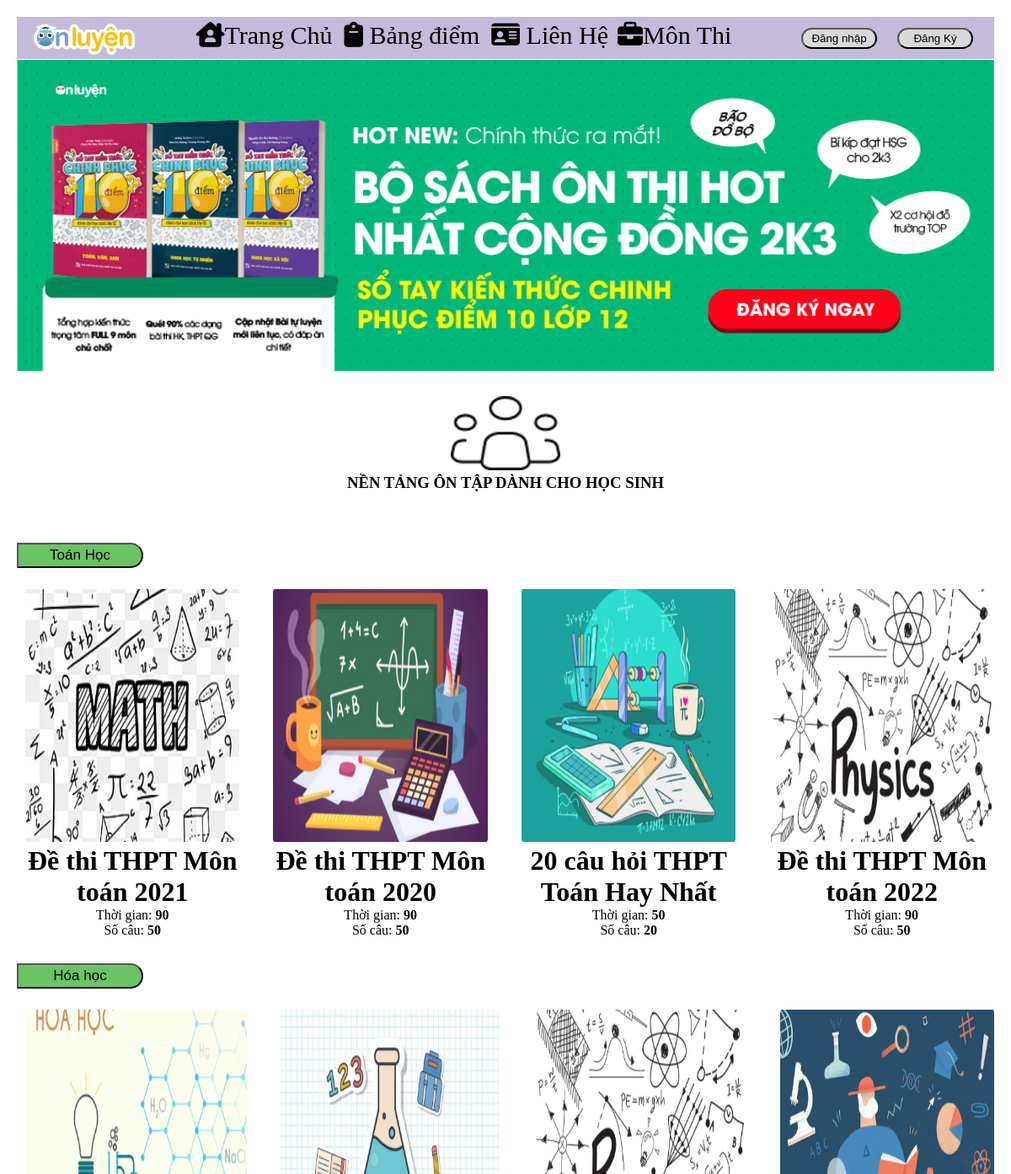
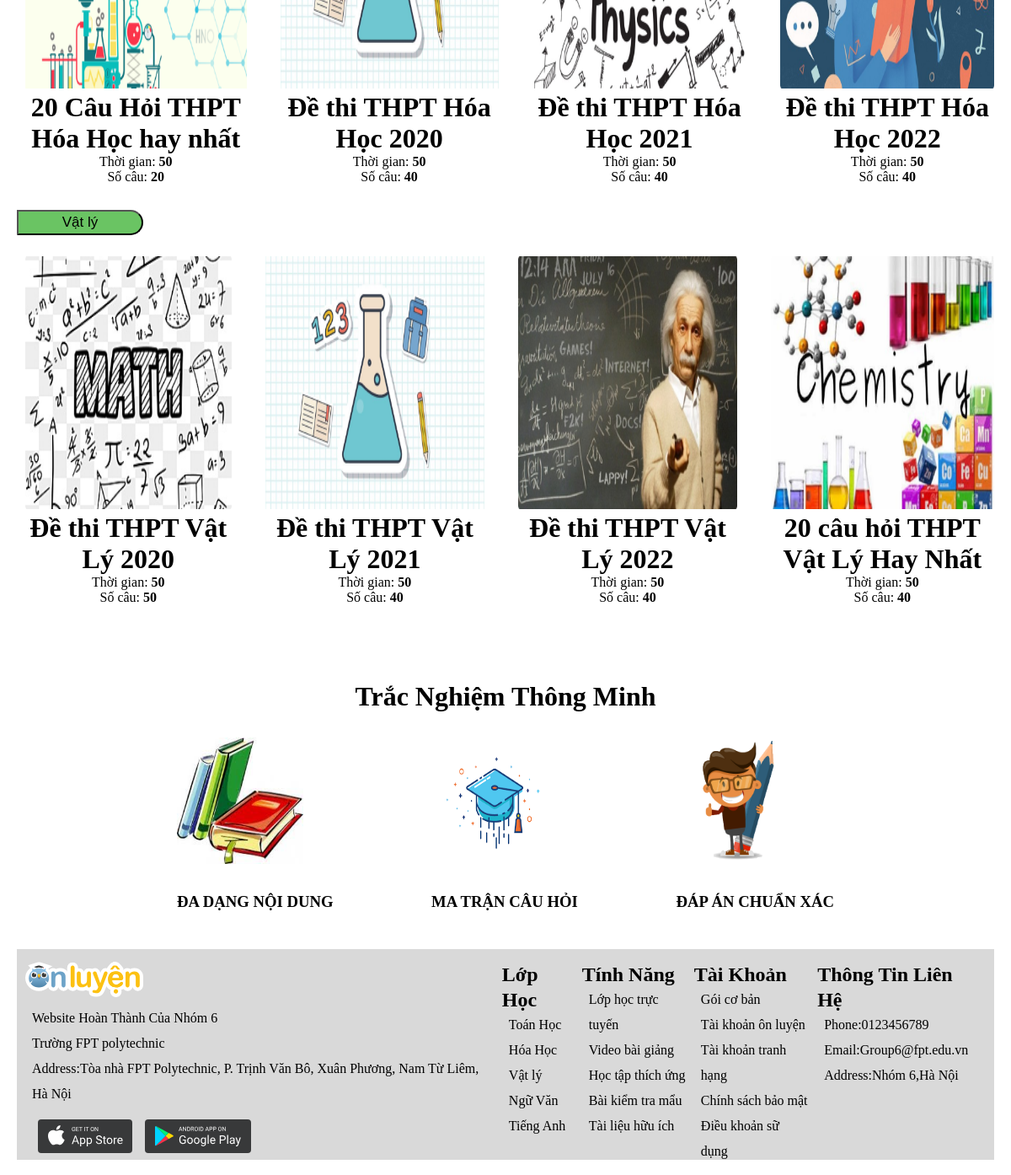
The page / on the database its author committed (2 pictures, top to bottom).
### tables this page shows
CREATE TABLE `slider` (
  `id` int(11) NOT NULL,
  `slider_img` varchar(255) NOT NULL,
  `tieude` varchar(255) NOT NULL
);

CREATE TABLE `dethi` (
  `id_de` int(11) NOT NULL,
  `tende` varchar(255) NOT NULL,
  `thoigian` int(11) NOT NULL,
  `socau` int(11) NOT NULL,
  `id_mon` int(11) NOT NULL,
  `img` varchar(255) NOT NULL
);

### model/pdo.php (called while the page is built, shortened)
<?php
function pdo_get_connection(){
    $dburl="mysql:host=localhost;dbname=duan;charset=utf8";
    $username='root';
    $password='';
    $conn=new PDO($dburl,$username,$password);
    $conn->setAttribute(PDO::ATTR_ERRMODE,PDO::ERRMODE_EXCEPTION);
    return $conn;
}
function pdo_query($sql){
    $sql_args=array_slice(func_get_args(),1);
    try{
        $conn=pdo_get_connection();
        $stmt=$conn->prepare($sql);
        $stmt->execute($sql_args);
        $rows=$stmt->fetchAll();
        return $rows;
    }
    catch(PDOException $e){
        throw $e;
    }
    finally{
        unset($conn);
    }
}
?>

### model/slider.php (called while the page is built, shortened)
<?php
function load_slider(){
    $sql = "select * from slider ";
    $list_slider = pdo_query($sql);
    return $list_slider;
}
?>

### model/monthi.php (called while the page is built, shortened)
<?php
require_once 'pdo.php';
function load_dethicungloai1($id_mon){
    $sql="select *from dethi  where id_mon=".$id_mon."";
            $dethi1=pdo_query($sql);
            return $dethi1;
}
function load_dethicungloai_home($id_mon){
    $sql="select *from dethi where id_mon=".$id_mon." limit 0,5 ";
            $listdethi=pdo_query($sql);
            return $listdethi;
}
?>

### global.php (called while the page is built, shortened)
<?php
$img_path="upload/";
?>

### view/home.php (the view, shortened to what this page needs)
<div class="banner">
<div class="">
                <div class="">
                    <?php foreach ($slider as $key => $value) { ?>
                    <div class="mySlides  fade">
                        <img class=""  src="content/img/<?php echo $value['tieude'] ?>">
                    </div>
                    <?php } ?>
                </div>
            </div>
<div class="header">
  <div class="top">
    <img src="content/image/Group.png" alt="">
    <h3>NỀN TẢNG ÔN TẬP DÀNH CHO HỌC SINH</h3>
  </div>
</div>
<div class="product1"><i class="fa-duotone fa-calculator-simple"></i>
  <button>Toán Học</button>
  <div class="flex">
  <?php
foreach($load_home_toan as $detoan){
  extract($detoan);
  $hinh= $img_path.$img;
  $linkde="index.php?act=lamde&idbai=".$id_de;
  echo '
  <div class="name">
  <a href="'.$linkde.'"><img src="'.$hinh.'" alt="" width="300px" height="300px"></a>
  <a href="'.$linkde.'"> <h1>'.$tende.'</h1></a>
    <p>Thời gian: <strong>'.$thoigian.'</strong> </p>
    <p>Số câu: <strong>'.$socau.'</strong></p>
  </div>';
}
  ?>
  </div>
</div>
<div class="product1"><i class="fa-duotone fa-calculator-simple"></i>
  <button>Hóa học</button>
  <div class="flex">
  <?php
foreach($load_home_hoa as $dehoa){
  extract($dehoa);
  $hinh= $img_path.$img;
  $linkde="index.php?act=lamde&idbai=".$id_de;
  echo '
  <div class="name">
  <img src="'.$hinh.'" alt="" width="300px" height="300px">
  <a href="'.$linkde.'"> <h1>'.$tende.'</h1></a>
    <p>Thời gian: <strong>'.$thoigian.'</strong> </p>
    <p>Số câu: <strong>'.$socau.'</strong></p>
  </div>';
}
  ?>
  </div>
</div>
<div class="product1"><i class="fa-duotone fa-calculator-simple"></i>
  <button>Vật lý</button>
  <div class="flex">
  <?php
foreach($load_home_ly as $dely){
  extract($dely);
  $hinh= $img_path.$img;
  $linkde="index.php?act=lamde&idbai=".$id_de;
  echo '
  <div class="name">
  <img src="'.$hinh.'" alt="" width="300px" height="300px">
  <a href="'.$linkde.'"> <h1>'.$tende.'</h1></a>
    <p>Thời gian: <strong>'.$thoigian.'</strong> </p>
    <p>Số câu: <strong>'.$socau.'</strong></p>
  </div>';
}
  ?>
  </div>
</div>
<div class="category">
  <h1>Trắc Nghiệm Thông Minh</h1>
</div>
<div class="note">
  <div class="click">
    <img src="content/image/18.jpg" alt="">
    <h3>ĐA DẠNG NỘI DUNG</h3>
  </div>
  <div class="click">
    <img src="content/image/16.png" alt="">
    <h3>MA TRẬN CÂU HỎI</h3>
  </div>
  <div class="click">
    <img src="content/image/tieng-nhat-trung-cap-1.png" alt="">
    <h3>ĐÁP ÁN CHUẨN XÁC</h3>
  </div>
</div>

### rows shown on the page
slider: tieude (picture)
dethi: img (picture), tende "Đề thi THPT Môn toán 2021", thoigian "90", socau "50"
dethi: img (picture), tende "Đề thi THPT Môn toán 2020", thoigian "90", socau "50"
dethi: img (picture), tende "20 câu hỏi THPT Toán Hay Nhất", thoigian "50", socau "20"
dethi: img (picture), tende "Đề thi THPT Môn toán 2022", thoigian "90", socau "50"
dethi: img (picture), tende "20 Câu Hỏi THPT Hóa Học hay nhất", thoigian "50", socau "20"
dethi: img (picture), tende "Đề thi THPT Hóa Học 2020", thoigian "50", socau "40"
dethi: img (picture), tende "Đề thi THPT Hóa Học 2021", thoigian "50", socau "40"
dethi: img (picture), tende "Đề thi THPT Hóa Học 2022", thoigian "50", socau "40"
dethi: img (picture), tende "Đề thi THPT Vật Lý 2020", thoigian "50", socau "50"
dethi: img (picture), tende "Đề thi THPT Vật Lý 2021", thoigian "50", socau "40"
dethi: img (picture), tende "Đề thi THPT Vật Lý 2022", thoigian "50", socau "40"
dethi: img (picture), tende "20 câu hỏi THPT Vật Lý Hay Nhất", thoigian "50", socau "40"
